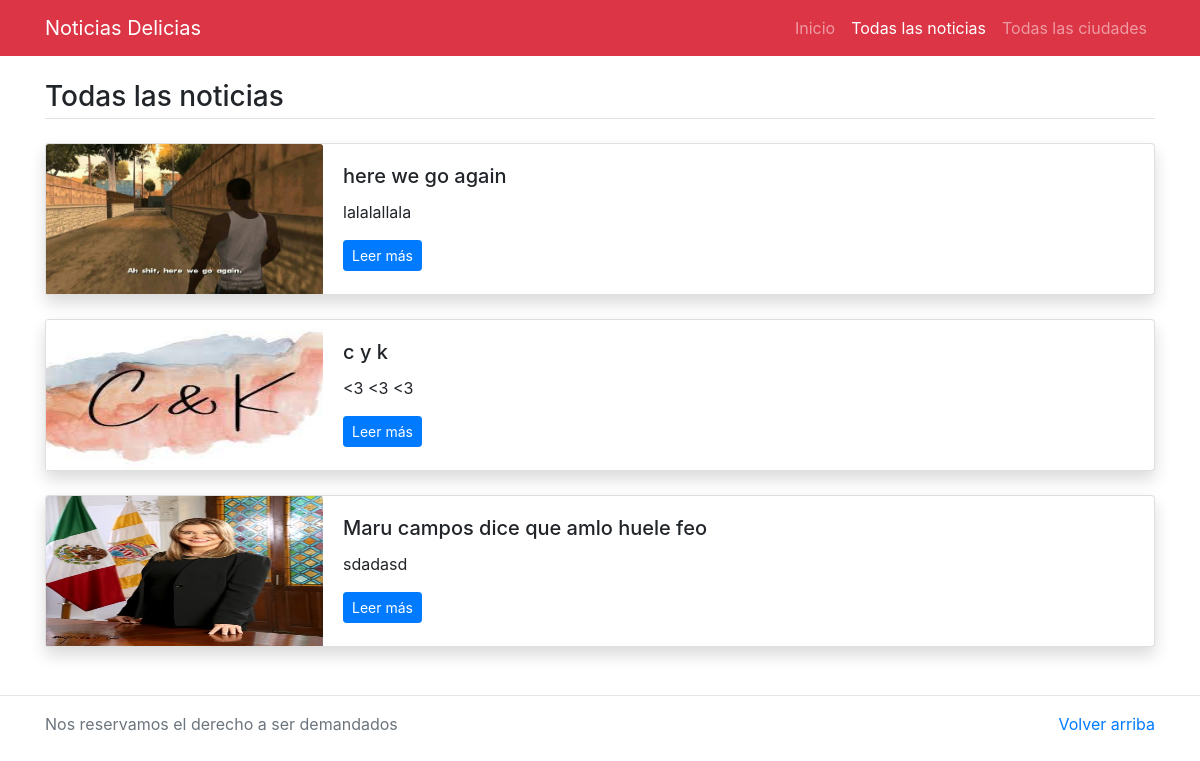
The app's page /todas_noticias, older data.
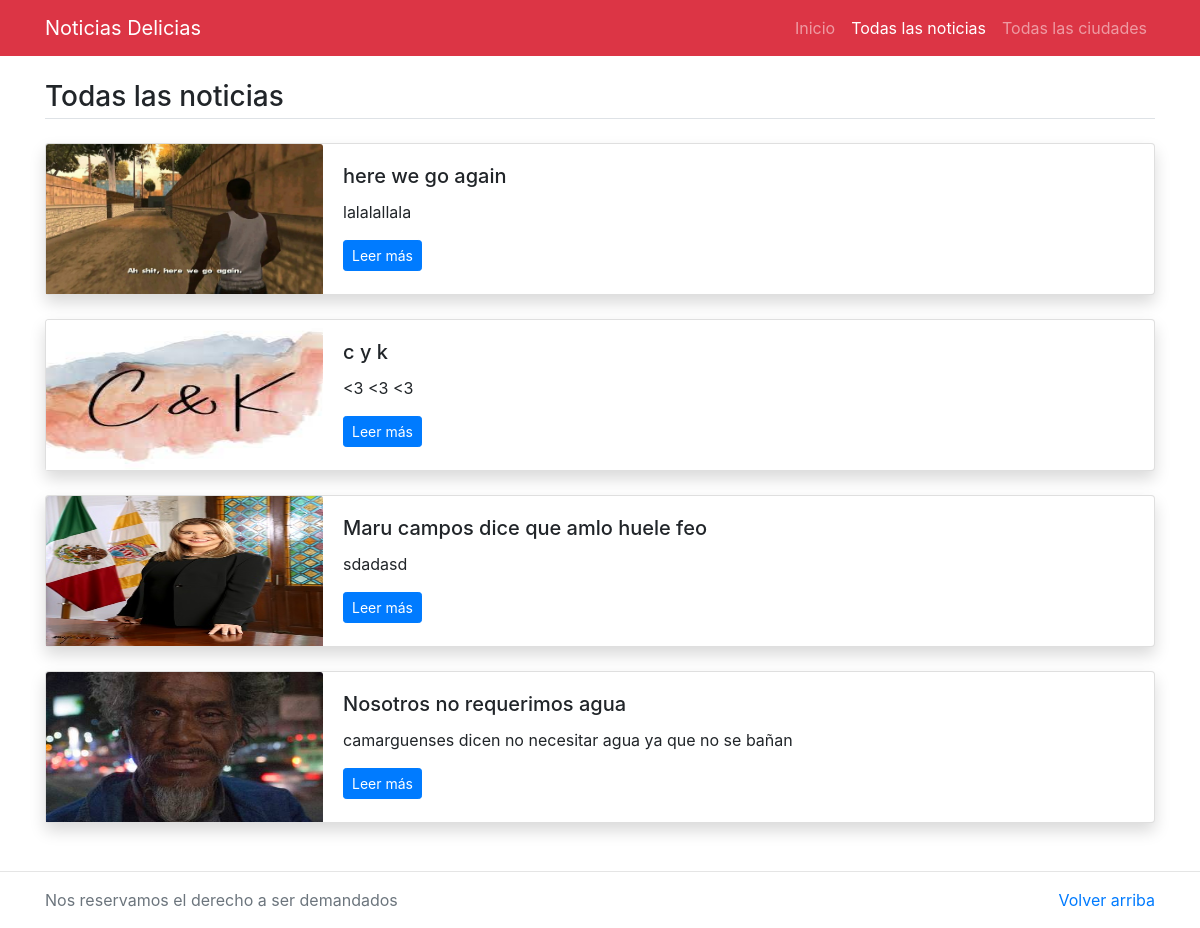
The same page, newer data.
### AppNoticias/models.py (models this page shows, shortened)
class Noticia(models.Model):
    categoria = models.ForeignKey(Categoria, on_delete=models.CASCADE)
    titulo = models.CharField(max_length=100)
    detalles = models.TextField(max_length=20000)
    imagen = models.ImageField(upload_to='imgs/')
    add_time = models.DateTimeField(auto_now_add=True)
    class Meta:
        verbose_name_plural='Noticias'

### AppNoticias/views.py (the view)
def todas_noticias(request):
    todas_noticias=Noticia.objects.all()
    return render (request, 'todas_noticias.html', {
        'todas_noticias': todas_noticias
    })

### AppNoticias/templates/todas_noticias.html
{% extends 'base.html' %}
{% block content %}
<main class="container mt-3 mb-5">
	<h3 class="border-bottom pb-1 my-4">Todas las noticias</h3>
    {% for noticia in todas_noticias %}
	<div class="card mb-4 shadow">
	  <div class="row no-gutters">
	    <div class="col-md-3">
            <img  height="150" width="80" src="/media/{{noticia.imagen}}" class="card-img-top" alt="{{noticia.titulo}}">
	    </div>
	    <div class="col-md-8">
	      <div class="card-body">
	        <h5 class="card-title">{{noticia.titulo}}</h5>
	        <p class="card-text">{{noticia.detalles}}</p>
	        <p class="card-text"><a href="/detalles/{{noticia.id}}" class="btn btn-sm btn-primary">Leer más</a></p>
	      </div>
	    </div>
	  </div>
    </div>
    {% endfor %}
</main>
{% endblock %}

### AppNoticias/templates/base.html (shortened to what this page needs)
{% load static %}
<!DOCTYPE html>
<html>
<head>
	<link rel="stylesheet" type="text/css" href="{% static 'vendor/bs4/bootstrap.min.css' %}" />
</head>
<body>
	<nav class="navbar navbar-expand-lg navbar-dark bg-danger">
		<div class="container">
		  <a class="navbar-brand" href="/">Noticias Delicias</a>
		  <div class="collapse navbar-collapse" id="navbarNav">
		    <ul class="navbar-nav ml-auto">
		      <li class="nav-item {% if request.path == '/' %} active {% endif %}"   >
		        <a class="nav-link" href="/">Inicio</a>
			 </li>
		      <li class="nav-item {% if request.path == '/todas_noticias' %} active {% endif %}">
		        <a class="nav-link" href="{% url 'todas_noticias' %}">Todas las noticias</a>
		      </li>
				 <li class="nav-item {% if request.path == '/categorias' %} active {% endif %}">
		        <a class="nav-link" href="{% url 'categorias' %}">Todas las ciudades</a>
		      </li>
		    </ul>
		  </div>
	  	</div>
    </nav>
    {% block content %}
    {% endblock %}
<hr/>
<footer class="text-muted">
  <div class="container">
    <p class="float-right">
      <a href="#">Volver arriba</a>
    </p>
    <p>Nos reservamos el derecho a ser demandados</p>
  </div>
</footer>
</body>
</html>

Row changes from the older to the newer data that the page shows:
added Noticia: imagen (picture), titulo "Nosotros no requerimos agua", detalles "camarguenses dicen no necesitar agua ya que no se bañan"
